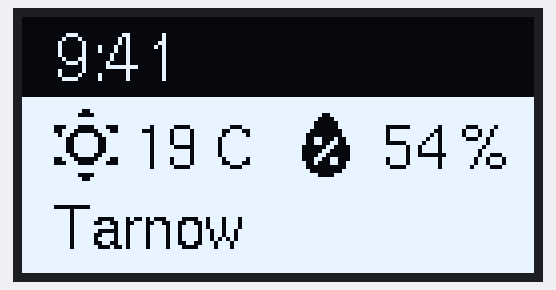
A sketch run on a simulated Arduino Uno, built with avr-gcc and run on an emulated ATmega328P. Shown: 128×64 one-colour display.

Above: at 0.1 s.

The sketch:

02_weather.ino
```cpp
#include <Arduino.h>
#include <U8g2lib.h>

#ifdef U8X8_HAVE_HW_SPI
#include <SPI.h>
#endif
#ifdef U8X8_HAVE_HW_I2C
#include <Wire.h>
#endif

U8G2_SH1106_128X64_NONAME_F_HW_I2C u8g2(U8G2_R0, /* reset=*/ U8X8_PIN_NONE, 10, 9);

short icon_size = 24;

// 'weather-pouring', 24x24px
const unsigned char epd_bitmap_weather_pouring [] PROGMEM = {
	0xff, 0xff, 0xff, 0xff, 0xff, 0xff, 0xff, 0xc1, 0xff, 0xff, 0x00, 0xff, 0x7f, 0x3c, 0xfe, 0x3f,
	0x7e, 0xfc, 0x0f, 0xff, 0xfc, 0x87, 0xff, 0xfd, 0xf3, 0xff, 0xe1, 0xf9, 0xff, 0xc1, 0xf9, 0xff,
	0x8f, 0xf9, 0xff, 0x9f, 0xf9, 0xcc, 0x9c, 0xf3, 0xcc, 0x8c, 0x67, 0x66, 0xce, 0x7f, 0x66, 0xfe,
	0x7f, 0x66, 0xfe, 0x7f, 0x66, 0xfe, 0x7f, 0x73, 0xff, 0xff, 0xf3, 0xff, 0xff, 0xf3, 0xff, 0xff,
	0xfb, 0xff, 0xff, 0xff, 0xff, 0xff, 0xff, 0xff
};
// 'weather-sunny', 24x24px
const unsigned char epd_bitmap_weather_sunny [] PROGMEM = {
	0xff, 0xff, 0xff, 0xff, 0xff, 0xff, 0xff, 0xff, 0xff, 0xff, 0xe7, 0xff, 0xff, 0xc3, 0xff, 0xff,
	0xff, 0xff, 0xff, 0xff, 0xff, 0x8f, 0xc3, 0xf1, 0xcf, 0x81, 0xf3, 0xdf, 0x3c, 0xff, 0x7f, 0x7e,
	0xfe, 0x7f, 0x7e, 0xfe, 0x7f, 0x7e, 0xfe, 0x7f, 0x7e, 0xfe, 0xff, 0x3c, 0xff, 0xcf, 0x81, 0xf3,
	0x8f, 0xc3, 0xf1, 0xff, 0xff, 0xff, 0xff, 0xff, 0xff, 0xff, 0xc3, 0xff, 0xff, 0xe7, 0xff, 0xff,
	0xff, 0xff, 0xff, 0xff, 0xff, 0xff, 0xff, 0xff
};
// 'weather-cloudy', 24x24px
const unsigned char epd_bitmap_weather_cloudy [] PROGMEM = {
	0xff, 0xff, 0xff, 0xff, 0xff, 0xff, 0xff, 0xff, 0xff, 0xff, 0xff, 0xff, 0xff, 0xff, 0xff, 0xff,
	0xc1, 0xff, 0xff, 0x00, 0xff, 0x7f, 0x3c, 0xfe, 0x3f, 0x7e, 0xfc, 0x0f, 0xff, 0xfc, 0x87, 0xff,
	0xfd, 0xf3, 0xff, 0xe1, 0xf9, 0xff, 0xc1, 0xf9, 0xff, 0x8f, 0xf9, 0xff, 0x9f, 0xf9, 0xff, 0x9f,
	0xf3, 0xff, 0x8f, 0x07, 0x00, 0xc0, 0x0f, 0x00, 0xe0, 0xff, 0xff, 0xff, 0xff, 0xff, 0xff, 0xff,
	0xff, 0xff, 0xff, 0xff, 0xff, 0xff, 0xff, 0xff
};
// 'water-percent', 24x24px
const unsigned char epd_bitmap_water_percent [] PROGMEM = {
	0xff, 0xff, 0xff, 0xff, 0xff, 0xff, 0xff, 0xff, 0xff, 0xff, 0xff, 0xff, 0xff, 0xe7, 0xff, 0xff,
	0xc3, 0xff, 0xff, 0x81, 0xff, 0xff, 0x81, 0xff, 0xff, 0x00, 0xff, 0x7f, 0x00, 0xff, 0x7f, 0x46,
	0xfe, 0x7f, 0x66, 0xfe, 0x3f, 0x30, 0xfc, 0x3f, 0x18, 0xfc, 0x3f, 0x0c, 0xfc, 0x3f, 0x66, 0xfc,
	0x7f, 0x62, 0xfe, 0x7f, 0x00, 0xfe, 0xff, 0x00, 0xff, 0xff, 0xc3, 0xff, 0xff, 0xff, 0xff, 0xff,
	0xff, 0xff, 0xff, 0xff, 0xff, 0xff, 0xff, 0xff
};
// 'wifi-strength-4', 12x12px
const unsigned char epd_bitmap_wifi_strength_4 [] PROGMEM = {
	0xff, 0x0f, 0xff, 0x0f, 0x03, 0x0c, 0x01, 0x08, 0x01, 0x08, 0x03, 0x0c, 0x07, 0x0e, 0x07, 0x0e,
	0x0f, 0x0f, 0x9f, 0x0f, 0xff, 0x0f, 0xff, 0x0f
};
// 'wifi-strength-3', 12x12px
const unsigned char epd_bitmap_wifi_strength_3 [] PROGMEM = {
	0xff, 0x0f, 0xff, 0x0f, 0x03, 0x0c, 0xfd, 0x0b, 0x05, 0x0a, 0x03, 0x0c, 0x07, 0x0e, 0x07, 0x0e,
	0x0f, 0x0f, 0x9f, 0x0f, 0xff, 0x0f, 0xff, 0x0f
};

void setup(void) {
  u8g2.begin();
}

void loop(void) {
  u8g2.clearBuffer();					// clear the internal memory
  u8g2.setFontMode(0);
  u8g2.setDrawColor(1);

  // u8g2.setFont(u8g2_font_ncenB08_tr);	// choose a suitable font u8g2_font_pixelmordred_tf
  u8g2.setFont(u8g2_font_helvR12_tf);
  // u8g2.drawStr(0,10,"Hello World!");	// write something to the internal memory
  u8g2.drawBox(0, 20, 128, 44);

  u8g2.drawStr(8, 16,"9:41");

  u8g2.drawXBMP(4, 20, icon_size, icon_size, epd_bitmap_weather_sunny);

  u8g2.setFont(u8g2_font_helvR10_tf);
  u8g2.setFontMode(0);
  u8g2.setDrawColor(0);
  u8g2.drawStr(28, 38,"19 C");

  u8g2.setFont(u8g2_font_helvR10_tf);
  u8g2.setFontMode(0);
  u8g2.setDrawColor(0);
  u8g2.drawStr(8, 58,"Tarnow");

  u8g2.setFontMode(0);
  u8g2.setDrawColor(1);
  u8g2.drawXBMP(64, 20, icon_size, icon_size, epd_bitmap_water_percent);

  u8g2.setFont(u8g2_font_helvR10_tf);
  u8g2.setFontMode(0);
  u8g2.setDrawColor(0);
  u8g2.drawStr(90, 38,"54 %");

  u8g2.sendBuffer();					// transfer internal memory to the display
  delay(1000);
}
```
